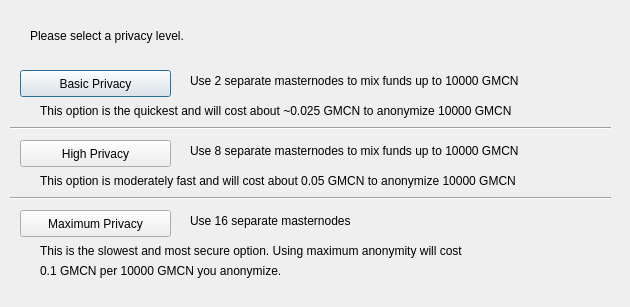
<?xml version="1.0" encoding="UTF-8"?>
<ui version="4.0">
 <class>ObfuscationConfig</class>
 <widget class="QDialog" name="ObfuscationConfig">
  <property name="geometry">
   <rect>
    <x>0</x>
    <y>0</y>
    <width>630</width>
    <height>307</height>
   </rect>
  </property>
  <property name="windowTitle">
   <string>Configure Obfuscation</string>
  </property>
  <widget class="QPushButton" name="buttonBasic">
   <property name="geometry">
    <rect>
     <x>20</x>
     <y>70</y>
     <width>151</width>
     <height>27</height>
    </rect>
   </property>
   <property name="text">
    <string>Basic Privacy</string>
   </property>
  </widget>
  <widget class="QPushButton" name="buttonHigh">
   <property name="geometry">
    <rect>
     <x>20</x>
     <y>140</y>
     <width>151</width>
     <height>27</height>
    </rect>
   </property>
   <property name="text">
    <string>High Privacy</string>
   </property>
  </widget>
  <widget class="QPushButton" name="buttonMax">
   <property name="geometry">
    <rect>
     <x>20</x>
     <y>210</y>
     <width>151</width>
     <height>27</height>
    </rect>
   </property>
   <property name="text">
    <string>Maximum Privacy</string>
   </property>
  </widget>
  <widget class="QLabel" name="label">
   <property name="geometry">
    <rect>
     <x>30</x>
     <y>20</y>
     <width>571</width>
     <height>31</height>
    </rect>
   </property>
   <property name="text">
    <string>Please select a privacy level.</string>
   </property>
  </widget>
  <widget class="QLabel" name="label_2">
   <property name="geometry">
    <rect>
     <x>190</x>
     <y>70</y>
     <width>421</width>
     <height>21</height>
    </rect>
   </property>
   <property name="text">
    <string>Use 2 separate masternodes to mix funds up to 10000 GMCN</string>
   </property>
  </widget>
  <widget class="QLabel" name="label_3">
   <property name="geometry">
    <rect>
     <x>190</x>
     <y>140</y>
     <width>411</width>
     <height>21</height>
    </rect>
   </property>
   <property name="text">
    <string>Use 8 separate masternodes to mix funds up to 10000 GMCN</string>
   </property>
  </widget>
  <widget class="QLabel" name="label_4">
   <property name="geometry">
    <rect>
     <x>190</x>
     <y>210</y>
     <width>421</width>
     <height>21</height>
    </rect>
   </property>
   <property name="text">
    <string>Use 16 separate masternodes</string>
   </property>
  </widget>
  <widget class="QLabel" name="label_6">
   <property name="geometry">
    <rect>
     <x>40</x>
     <y>100</y>
     <width>561</width>
     <height>21</height>
    </rect>
   </property>
   <property name="text">
    <string>This option is the quickest and will cost about ~0.025 GMCN to anonymize 10000 GMCN</string>
   </property>
  </widget>
  <widget class="QLabel" name="label_7">
   <property name="geometry">
    <rect>
     <x>40</x>
     <y>170</y>
     <width>561</width>
     <height>21</height>
    </rect>
   </property>
   <property name="text">
    <string>This option is moderately fast and will cost about 0.05 GMCN to anonymize 10000 GMCN</string>
   </property>
  </widget>
  <widget class="QLabel" name="label_8">
   <property name="geometry">
    <rect>
     <x>40</x>
     <y>240</y>
     <width>561</width>
     <height>21</height>
    </rect>
   </property>
   <property name="text">
    <string>This is the slowest and most secure option. Using maximum anonymity will cost</string>
   </property>
  </widget>
  <widget class="QLabel" name="label_9">
   <property name="geometry">
    <rect>
     <x>40</x>
     <y>260</y>
     <width>561</width>
     <height>21</height>
    </rect>
   </property>
   <property name="text">
    <string>0.1 GMCN per 10000 GMCN you anonymize.</string>
   </property>
  </widget>
  <widget class="Line" name="line">
   <property name="geometry">
    <rect>
     <x>10</x>
     <y>120</y>
     <width>601</width>
     <height>16</height>
    </rect>
   </property>
   <property name="orientation">
    <enum>Qt::Horizontal</enum>
   </property>
  </widget>
  <widget class="Line" name="line_2">
   <property name="geometry">
    <rect>
     <x>10</x>
     <y>190</y>
     <width>601</width>
     <height>16</height>
    </rect>
   </property>
   <property name="orientation">
    <enum>Qt::Horizontal</enum>
   </property>
  </widget>
 </widget>
 <resources/>
 <connections/>
</ui>
